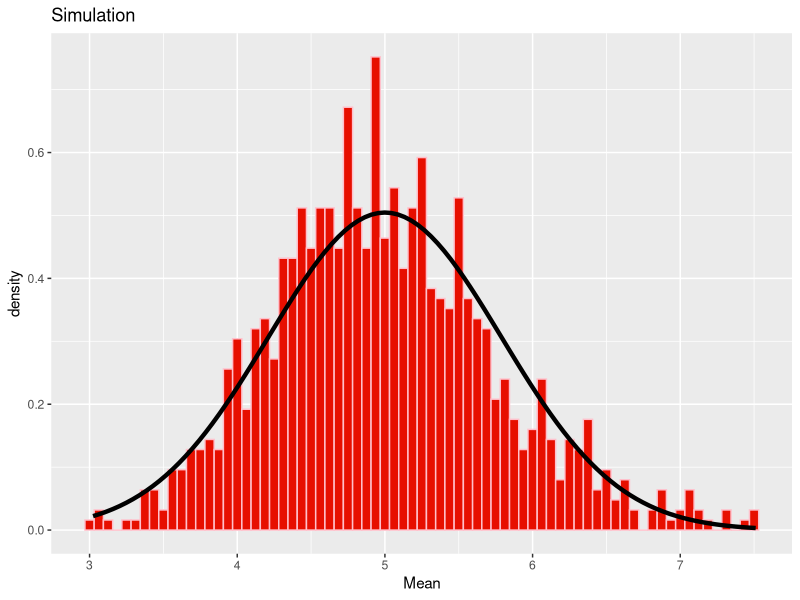

Reproduce this figure in R.
## ---- chunk 1
ECHO=TRUE
set.seed(6969)
lambda = 0.2
exponentials = 40
## ---- chunk 2
Means = NULL
for (i in 1 : 1000) Means = c(Means, mean(rexp(exponentials, lambda)))
## ---- chunk 3
mean(Means)
## ---- chunk 4
lambda^-1
## ---- chunk 5
abs(mean(Means)-lambda^-1)
## ---- chunk 6
var(Means)
## ---- chunk 7
(lambda * sqrt(exponentials))^-2
## ---- chunk 8
abs(var(Means)-(lambda * sqrt(exponentials))^-2)
## ---- chunk 9
library(ggplot2)
ggplot(data.frame(y=Means), aes(x=y)) + 
  geom_histogram(aes(y=..density..), binwidth=0.0625, fill="#E70F00", 
                 color="pink") +
  stat_function(fun=dnorm, args = list(mean=lambda^-1, 
                                    sd=(lambda*sqrt(exponentials))^-1), 
                size=1.5) +
  labs(title="Simulation", x="Mean")
